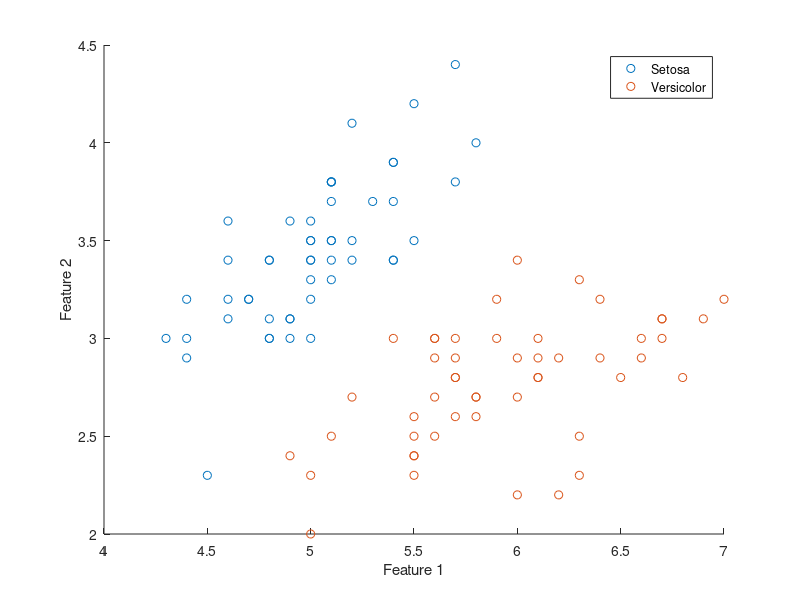

Write the MATLAB code that produced this figure. (Note: this script raises an error after producing the figure.)
clear all
load fisheriris.mat

Y = zeros(100, 1);
Y(51:100, 1) = 1;
X = ones(100, 3);
X(:, 2) = meas(1:100, 1); 
X(:, 3) = meas(1:100, 2);
scatter(X(1:50, 2), X(1:50, 3)); hold on
scatter(X(51:100, 2), X(51:100, 3)); 
xlabel('Feature 1');
ylabel('Feature 2');
legend('Setosa', 'Versicolor', location='northwest');
hold off

clearvars meas species

theta = ones(3, 1);
px = zeros(length(X), 3);
derivJ = zeros(length(X), 1);
tau = 10e-5;
derivJ = zeros(3, 1);

count =0;
while (derivJ > 0.001 | derivJ == 0)
    for i=1:length(X)
        h_theta = X*theta;
        px = exp(h_theta)./(1+exp(h_theta)); % Using logistic function
    end
    
    for i=1:length(X)
        derivJ(i) = derivJ - (px(i)-Y(i))*X;
    end
    theta_current(:) = theta_current(:) - tau*derivJ(:);
    J %cost
    count = count +1;
end